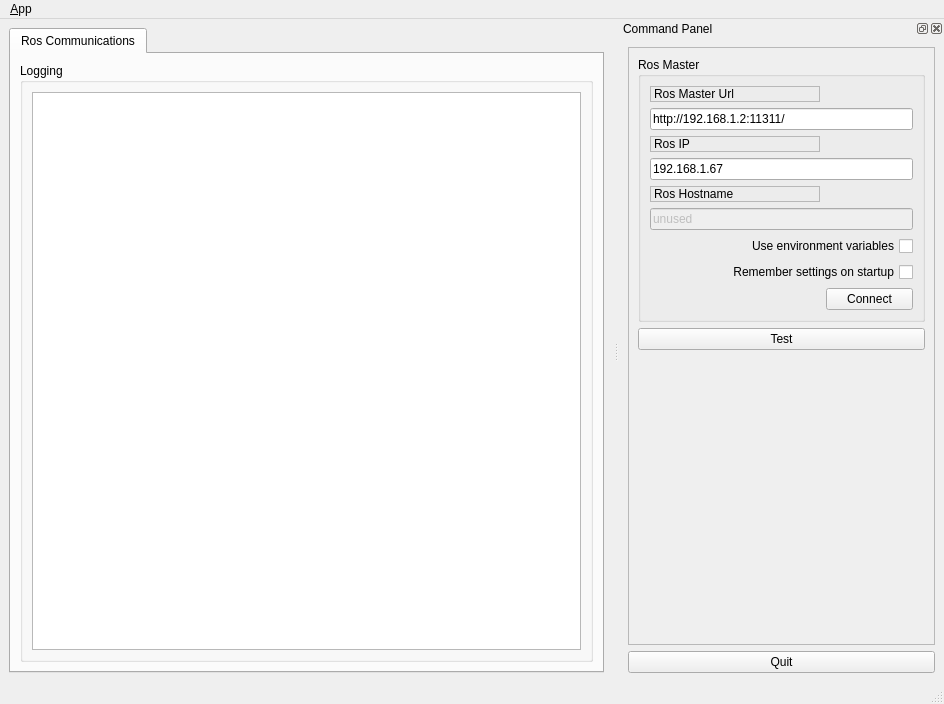
<?xml version="1.0" encoding="UTF-8"?>
<ui version="4.0">
 <class>MainWindowDesign</class>
 <widget class="QMainWindow" name="MainWindowDesign">
  <property name="geometry">
   <rect>
    <x>0</x>
    <y>0</y>
    <width>944</width>
    <height>704</height>
   </rect>
  </property>
  <property name="windowTitle">
   <string>QRosApp</string>
  </property>
  <property name="windowIcon">
   <iconset resource="../resources/images.qrc">
    <normaloff>:/images/icon.png</normaloff>:/images/icon.png</iconset>
  </property>
  <property name="locale">
   <locale language="English" country="Australia"/>
  </property>
  <widget class="QWidget" name="centralwidget">
   <layout class="QHBoxLayout">
    <item>
     <widget class="QTabWidget" name="tab_manager">
      <property name="minimumSize">
       <size>
        <width>100</width>
        <height>0</height>
       </size>
      </property>
      <property name="locale">
       <locale language="English" country="Australia"/>
      </property>
      <property name="currentIndex">
       <number>0</number>
      </property>
      <widget class="QWidget" name="tab_status">
       <attribute name="title">
        <string>Ros Communications</string>
       </attribute>
       <layout class="QVBoxLayout" name="verticalLayout_2">
        <item>
         <widget class="QGroupBox" name="groupBox_12">
          <property name="sizePolicy">
           <sizepolicy hsizetype="MinimumExpanding" vsizetype="Preferred">
            <horstretch>0</horstretch>
            <verstretch>0</verstretch>
           </sizepolicy>
          </property>
          <property name="title">
           <string>Logging</string>
          </property>
          <layout class="QGridLayout" name="gridLayout_3">
           <item row="0" column="0">
            <widget class="QListView" name="view_logging"/>
           </item>
          </layout>
         </widget>
        </item>
       </layout>
      </widget>
     </widget>
    </item>
   </layout>
  </widget>
  <widget class="QMenuBar" name="menubar">
   <property name="geometry">
    <rect>
     <x>0</x>
     <y>0</y>
     <width>944</width>
     <height>25</height>
    </rect>
   </property>
   <widget class="QMenu" name="menu_File">
    <property name="title">
     <string>&amp;App</string>
    </property>
    <addaction name="action_Preferences"/>
    <addaction name="separator"/>
    <addaction name="actionAbout"/>
    <addaction name="actionAbout_Qt"/>
    <addaction name="separator"/>
    <addaction name="action_Quit"/>
   </widget>
   <addaction name="menu_File"/>
  </widget>
  <widget class="QStatusBar" name="statusbar"/>
  <widget class="QDockWidget" name="dock_status">
   <property name="sizePolicy">
    <sizepolicy hsizetype="Minimum" vsizetype="Preferred">
     <horstretch>0</horstretch>
     <verstretch>0</verstretch>
    </sizepolicy>
   </property>
   <property name="minimumSize">
    <size>
     <width>325</width>
     <height>428</height>
    </size>
   </property>
   <property name="allowedAreas">
    <set>Qt::RightDockWidgetArea</set>
   </property>
   <property name="windowTitle">
    <string>Command Panel</string>
   </property>
   <attribute name="dockWidgetArea">
    <number>2</number>
   </attribute>
   <widget class="QWidget" name="dockWidgetContents_2">
    <layout class="QVBoxLayout" name="verticalLayout">
     <item>
      <widget class="QFrame" name="frame">
       <property name="sizePolicy">
        <sizepolicy hsizetype="Minimum" vsizetype="Preferred">
         <horstretch>0</horstretch>
         <verstretch>0</verstretch>
        </sizepolicy>
       </property>
       <property name="frameShape">
        <enum>QFrame::StyledPanel</enum>
       </property>
       <property name="frameShadow">
        <enum>QFrame::Raised</enum>
       </property>
       <layout class="QVBoxLayout" name="verticalLayout_3">
        <item>
         <widget class="QGroupBox" name="groupBox">
          <property name="title">
           <string>Ros Master</string>
          </property>
          <layout class="QGridLayout" name="gridLayout">
           <item row="0" column="0">
            <widget class="QLabel" name="label">
             <property name="frameShape">
              <enum>QFrame::StyledPanel</enum>
             </property>
             <property name="frameShadow">
              <enum>QFrame::Raised</enum>
             </property>
             <property name="text">
              <string>Ros Master Url</string>
             </property>
            </widget>
           </item>
           <item row="1" column="0" colspan="2">
            <widget class="QLineEdit" name="line_edit_master">
             <property name="text">
              <string>http://192.168.1.2:11311/</string>
             </property>
            </widget>
           </item>
           <item row="2" column="0">
            <widget class="QLabel" name="label_2">
             <property name="frameShape">
              <enum>QFrame::StyledPanel</enum>
             </property>
             <property name="frameShadow">
              <enum>QFrame::Raised</enum>
             </property>
             <property name="text">
              <string>Ros IP</string>
             </property>
            </widget>
           </item>
           <item row="3" column="0" colspan="2">
            <widget class="QLineEdit" name="line_edit_host">
             <property name="text">
              <string>192.168.1.67</string>
             </property>
            </widget>
           </item>
           <item row="4" column="0">
            <widget class="QLabel" name="label_3">
             <property name="frameShape">
              <enum>QFrame::StyledPanel</enum>
             </property>
             <property name="frameShadow">
              <enum>QFrame::Raised</enum>
             </property>
             <property name="text">
              <string>Ros Hostname</string>
             </property>
            </widget>
           </item>
           <item row="5" column="0" colspan="2">
            <widget class="QLineEdit" name="line_edit_topic">
             <property name="enabled">
              <bool>false</bool>
             </property>
             <property name="text">
              <string>unused</string>
             </property>
            </widget>
           </item>
           <item row="6" column="0" colspan="2">
            <widget class="QCheckBox" name="checkbox_use_environment">
             <property name="layoutDirection">
              <enum>Qt::RightToLeft</enum>
             </property>
             <property name="text">
              <string>Use environment variables</string>
             </property>
            </widget>
           </item>
           <item row="7" column="0" colspan="2">
            <widget class="QCheckBox" name="checkbox_remember_settings">
             <property name="layoutDirection">
              <enum>Qt::RightToLeft</enum>
             </property>
             <property name="text">
              <string>Remember settings on startup</string>
             </property>
            </widget>
           </item>
           <item row="8" column="0">
            <spacer name="horizontalSpacer">
             <property name="orientation">
              <enum>Qt::Horizontal</enum>
             </property>
             <property name="sizeHint" stdset="0">
              <size>
               <width>170</width>
               <height>21</height>
              </size>
             </property>
            </spacer>
           </item>
           <item row="8" column="1">
            <widget class="QPushButton" name="button_connect">
             <property name="enabled">
              <bool>true</bool>
             </property>
             <property name="sizePolicy">
              <sizepolicy hsizetype="MinimumExpanding" vsizetype="Fixed">
               <horstretch>0</horstretch>
               <verstretch>0</verstretch>
              </sizepolicy>
             </property>
             <property name="toolTip">
              <string>Set the target to the current joint trajectory state.</string>
             </property>
             <property name="statusTip">
              <string>Clear all waypoints and set the target to the current joint trajectory state.</string>
             </property>
             <property name="text">
              <string>Connect</string>
             </property>
            </widget>
           </item>
          </layout>
         </widget>
        </item>
        <item>
         <widget class="QPushButton" name="button_test">
          <property name="text">
           <string>Test</string>
          </property>
         </widget>
        </item>
        <item>
         <spacer name="verticalSpacer_3">
          <property name="orientation">
           <enum>Qt::Vertical</enum>
          </property>
          <property name="sizeHint" stdset="0">
           <size>
            <width>20</width>
            <height>233</height>
           </size>
          </property>
         </spacer>
        </item>
       </layout>
      </widget>
     </item>
     <item>
      <widget class="QPushButton" name="quit_button">
       <property name="sizePolicy">
        <sizepolicy hsizetype="MinimumExpanding" vsizetype="Fixed">
         <horstretch>0</horstretch>
         <verstretch>0</verstretch>
        </sizepolicy>
       </property>
       <property name="text">
        <string>Quit</string>
       </property>
      </widget>
     </item>
    </layout>
   </widget>
  </widget>
  <action name="action_Quit">
   <property name="text">
    <string>&amp;Quit</string>
   </property>
   <property name="shortcut">
    <string>Ctrl+Q</string>
   </property>
   <property name="shortcutContext">
    <enum>Qt::ApplicationShortcut</enum>
   </property>
  </action>
  <action name="action_Preferences">
   <property name="text">
    <string>&amp;Preferences</string>
   </property>
  </action>
  <action name="actionAbout">
   <property name="text">
    <string>&amp;About</string>
   </property>
  </action>
  <action name="actionAbout_Qt">
   <property name="text">
    <string>About &amp;Qt</string>
   </property>
  </action>
 </widget>
 <resources>
  <include location="../resources/images.qrc"/>
 </resources>
 <connections>
  <connection>
   <sender>action_Quit</sender>
   <signal>triggered()</signal>
   <receiver>MainWindowDesign</receiver>
   <slot>close()</slot>
   <hints>
    <hint type="sourcelabel">
     <x>-1</x>
     <y>-1</y>
    </hint>
    <hint type="destinationlabel">
     <x>399</x>
     <y>299</y>
    </hint>
   </hints>
  </connection>
  <connection>
   <sender>quit_button</sender>
   <signal>clicked()</signal>
   <receiver>MainWindowDesign</receiver>
   <slot>close()</slot>
   <hints>
    <hint type="sourcelabel">
     <x>859</x>
     <y>552</y>
    </hint>
    <hint type="destinationlabel">
     <x>469</x>
     <y>299</y>
    </hint>
   </hints>
  </connection>
 </connections>
</ui>
